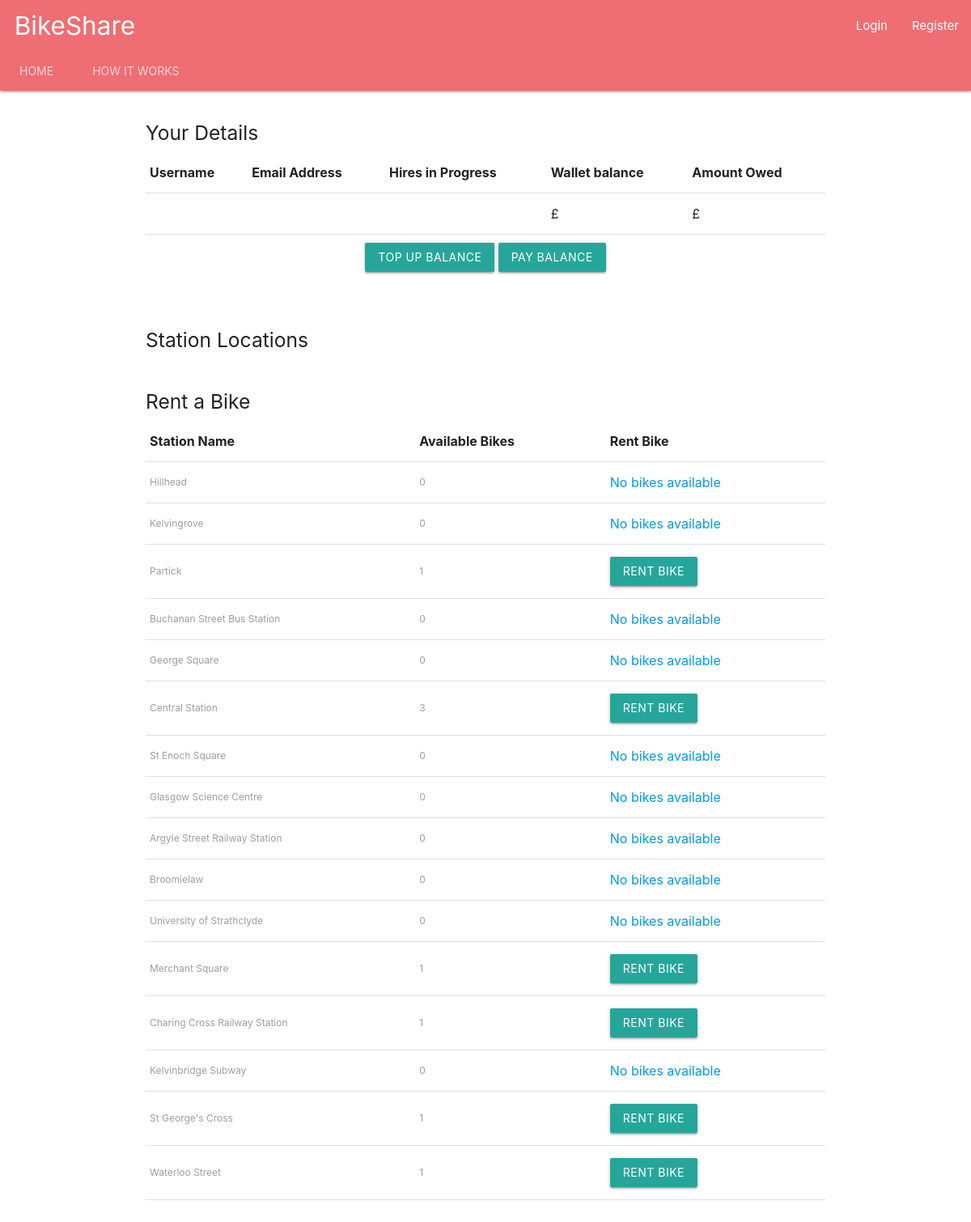
The app's page /customer/, older data.
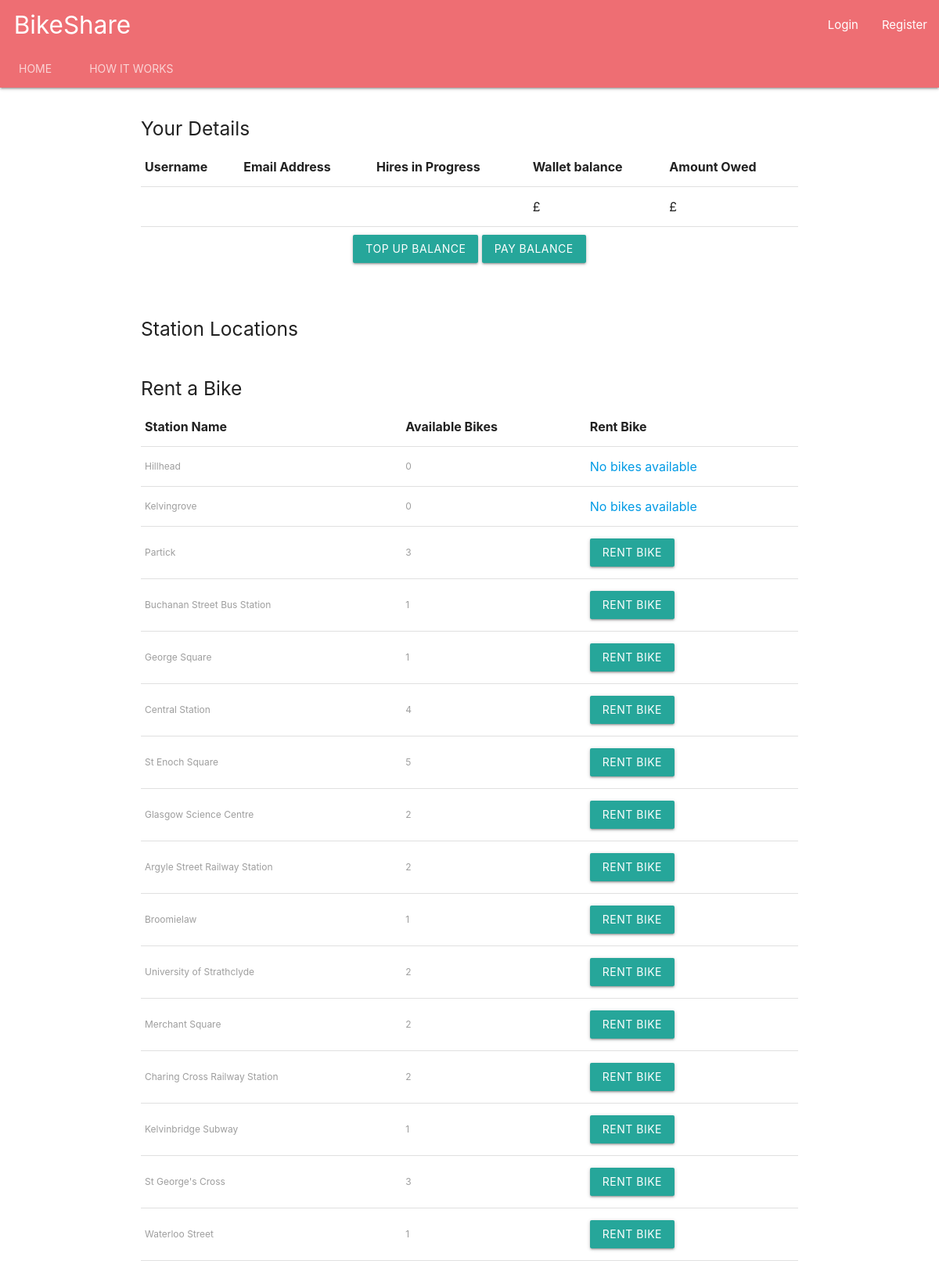
The same page, newer data.
### BikeShare/models.py (models this page shows, shortened)
class Station(models.Model):
    station_name = models.CharField(max_length=100, default="")
    station_latitude = models.FloatField(null=True)
    station_longitude = models.FloatField(null=True)
    @property
    def number_of_bikes(self):
        available_bikes = self.bike_set.all().filter(in_use=False, is_faulty=False)
        return available_bikes.count()

### BikeShare/views.py (the view)
# urls.py: path('customer/', views.customer_page, name='bikeshare-customer'),
def customer_page(request):
    all_stations = Station.objects.all()
    all_bikes = Bike.objects.all()
    customers_orders = Order.objects.all().filter()
    all_stations_map = serializers.serialize("json", Station.objects.all())
    form = LocationForm()
    context = {
        'all_stations': all_stations,
        'all_bikes': all_bikes,
        'customers_orders': customers_orders,
        'form': form,
        'all_stations_map': all_stations_map}
    return render(request, 'customer_page.html', context=context)

### BikeShare/templates/customer_page.html (shortened to what this page needs)
<head>
</head>
{% extends 'base.html' %}
{% block content %}
    <body>
    <br>
    <h5>Your Details</h5>
    <table align="center">
        <thead>
        <tr>
            <th>Username</th>
            <th>Email Address</th>
            <th>Hires in Progress</th>
            <th>Wallet balance</th>
            <th>Amount Owed</th>
        </tr>
        </thead>
        <tbody>
        <tr>
            <td>{{ request.user.username }}</td>
            <td>{{ request.user.email }}</td>
            <td>{{ request.user.hires_in_progress }}</td>
            <td>£{{ request.user.wallet_balance }}</td>
            <td>£{{ request.user.amount_owed }}</td>
        </tr>
        </tbody>
    </table>
    <div class="container" align="center" style="padding: 10px">
        <button type="button" id="cancel" class="cancelbtn waves-effect waves-light btn"
                onclick="location.href='{% url 'bikeshare:top-up' %}'">Top Up Balance
        </button>
        <button type="button" id="cancel" class="cancelbtn waves-effect waves-light btn"
                onclick="location.href='{% url 'bikeshare:pay-balance' %}'">Pay Balance
        </button>
    </div>
    <br>
    <br>
    <h5>Station Locations</h5>
    {% include 'city_map.html' %}
    <br>
    {% if request.user.amount_owed >= 30.00 %}
        <h5>Rent a Bike<a> - Please repay your balance before renting another bike.</a></h5>
    {% elif request.user.hires_in_progress > 3 %}
        <h5>Rent a Bike<a> - Please return one or more bikes before renting another.</a></h5>
    {% else %}
        <h5>Rent a Bike</h5>
    {% endif %}
    <table>
        <thead>
        <tr>
            <th align="center">Station Name</th>
            <th>Available Bikes</th>
            <th>Rent Bike</th>
        </tr>
        </thead>
        <tbody>
        {% for station in all_stations %}
            <form action="{% url 'bikeshare:rent_bike' station.id %}" method="post">
                <tr>
                    <td>
                        <label>{{ station.station_name }} </label>
                    </td>
                    <td>
                        <label>{{ station.number_of_bikes }}</label>
                    </td>
                    <td>
                     {% if request.user.amount_owed >= 30.00 or request.user.hires_in_progress > 3 %}
                        {% if station.number_of_bikes > 0 %}
                            <button type="submit" class="cancelbtn waves-effect waves-light btn" name="user_id"
                                    value="{{ request.user.id }}" disabled>Rent Bike
                            </button>
                        {% else %}
                            <a>No bikes available</a>
                        {% endif %}
                    {% else %}
                    {% if station.number_of_bikes > 0 %}
                            <button type="submit" class="cancelbtn waves-effect waves-light btn" name="user_id"
                                    value="{{ request.user.id }}">Rent Bike
                            </button>
                        {% else %}
                            <a>No bikes available</a>
                        {% endif %}
                    {% endif %}
                    </td>
                </tr>
            </form>
        {% endfor %}
        </tbody>
    </table>
    <br><br>
{% endblock %}

Row changes from the older to the newer data that the page shows:
changed Station "Partick": number_of_bikes "1" → "3"
changed Station "Buchanan Street Bus Station": number_of_bikes "0" → "1"; text "No bikes available" → "RENT BIKE"
computed for Station "George Square": number_of_bikes "0" → "1"; text "No bikes available" → "RENT BIKE"
changed Station "Central Station": number_of_bikes "3" → "4"
changed Station "St Enoch Square": number_of_bikes "0" → "5"; text "No bikes available" → "RENT BIKE"
changed Station "Glasgow Science Centre": number_of_bikes "0" → "2"; text "No bikes available" → "RENT BIKE"
changed Station "Argyle Street Railway Station": number_of_bikes "0" → "2"; text "No bikes available" → "RENT BIKE"
changed Station "Broomielaw": number_of_bikes "0" → "1"; text "No bikes available" → "RENT BIKE"
changed Station "University of Strathclyde": number_of_bikes "0" → "2"; text "No bikes available" → "RENT BIKE"
changed Station "Merchant Square": number_of_bikes "1" → "2"
changed Station "Charing Cross Railway Station": number_of_bikes "1" → "2"
changed Station "Kelvinbridge Subway": number_of_bikes "0" → "1"; text "No bikes available" → "RENT BIKE"
changed Station "St George's Cross": number_of_bikes "1" → "3"
